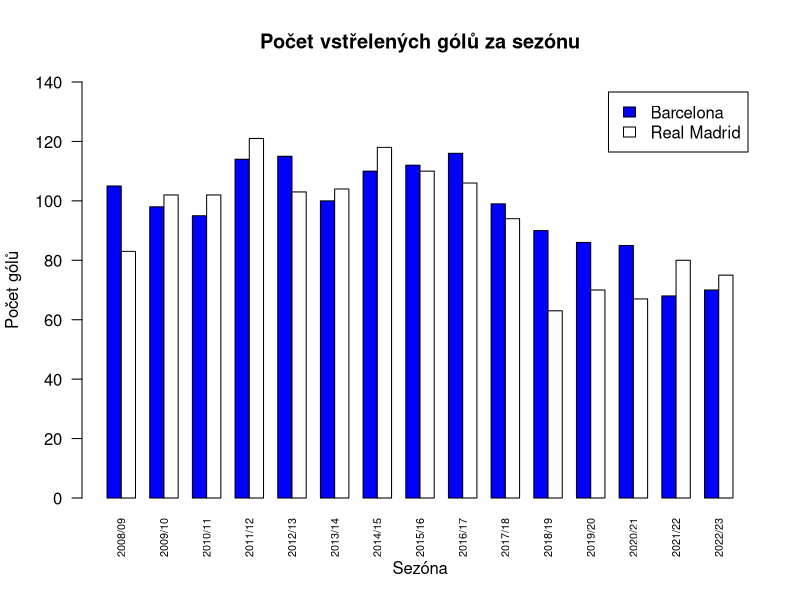

This chart was generated by the following R code:
## ---- chunk 1
knitr::opts_chunk$set(warning = FALSE, message = FALSE) 
## ---- chunk 2
barcelona <- c(105, 98, 95, 114, 115, 100, 110, 112, 116, 99, 90, 86, 85, 68, 70)
real_madrid <- c(83, 102, 102, 121, 103, 104, 118, 110, 106, 94, 63, 70, 67, 80, 75)
sezony<- c("2008/09","2009/10","2010/11","2011/12","2012/13","2013/14","2014/15",
"2015/16","2016/17","2017/18","2018/19","2019/20","2020/21","2021/22","2022/23")
## ---- chunk 3
barplot(rbind(barcelona,real_madrid),col=c("blue","white"),beside=TRUE,
legend.text=c("Barcelona","Real Madrid"),main="Počet vstřelených gólů za sezónu",
xlab="Sezóna",ylab="Počet gólů",names.arg=sezony,ylim=c(0,140),cex.names=0.65,las=2)
## ---- chunk 4
mean(barcelona)
## ---- chunk 5
median(barcelona)
## ---- chunk 6
var(barcelona)
## ---- chunk 7
sd(barcelona)
## ---- chunk 8
mean(real_madrid)
## ---- chunk 9
median(real_madrid)
## ---- chunk 10
var(real_madrid)
## ---- chunk 11
sd(real_madrid)
## ---- chunk 12
shapiro.test(barcelona)
## ---- chunk 13
shapiro.test(real_madrid)
## ---- chunk 14
t.test(barcelona,real_madrid,paired=TRUE)
